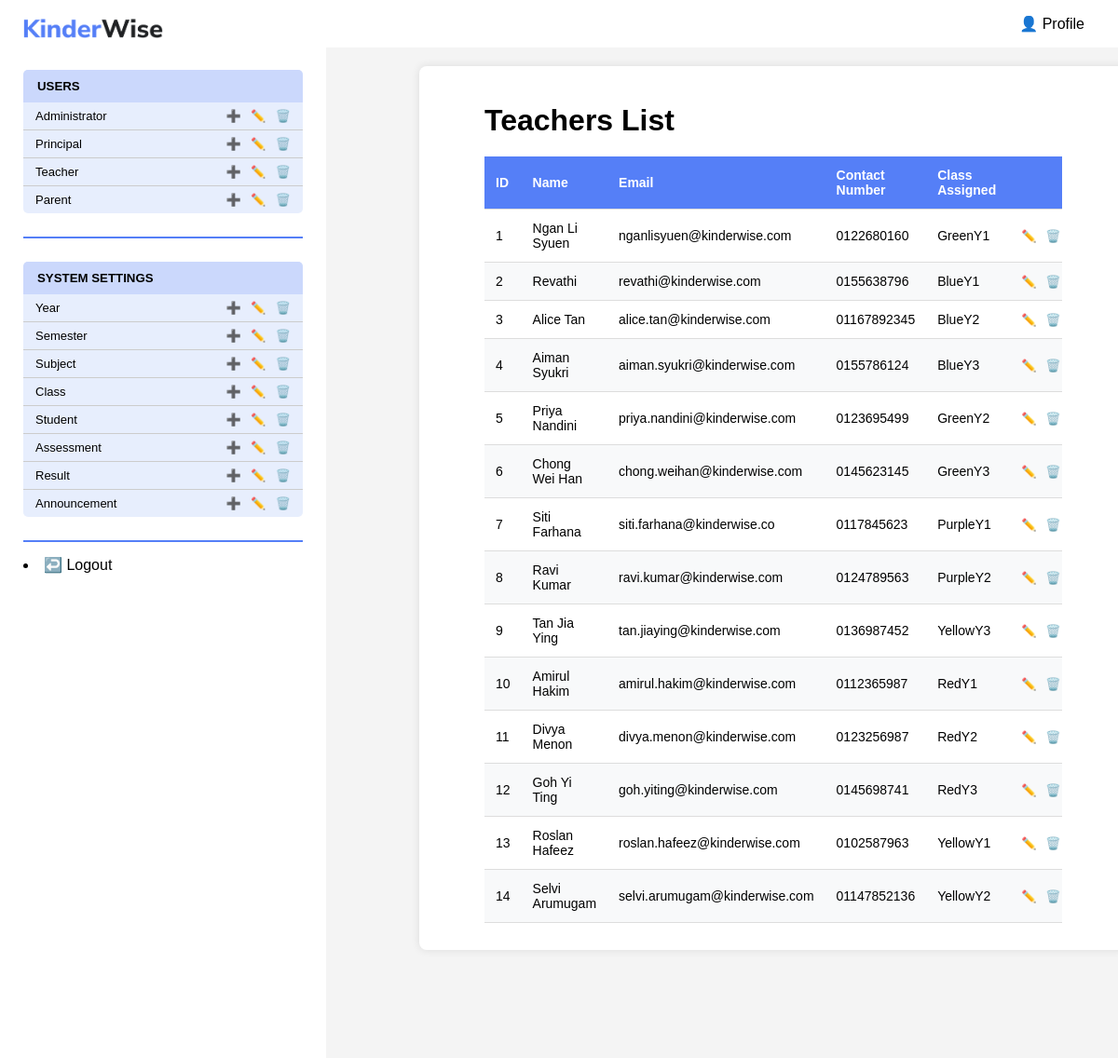
Before: /KinderWise/admin/viewUser.php?role=teacher with the older database file.
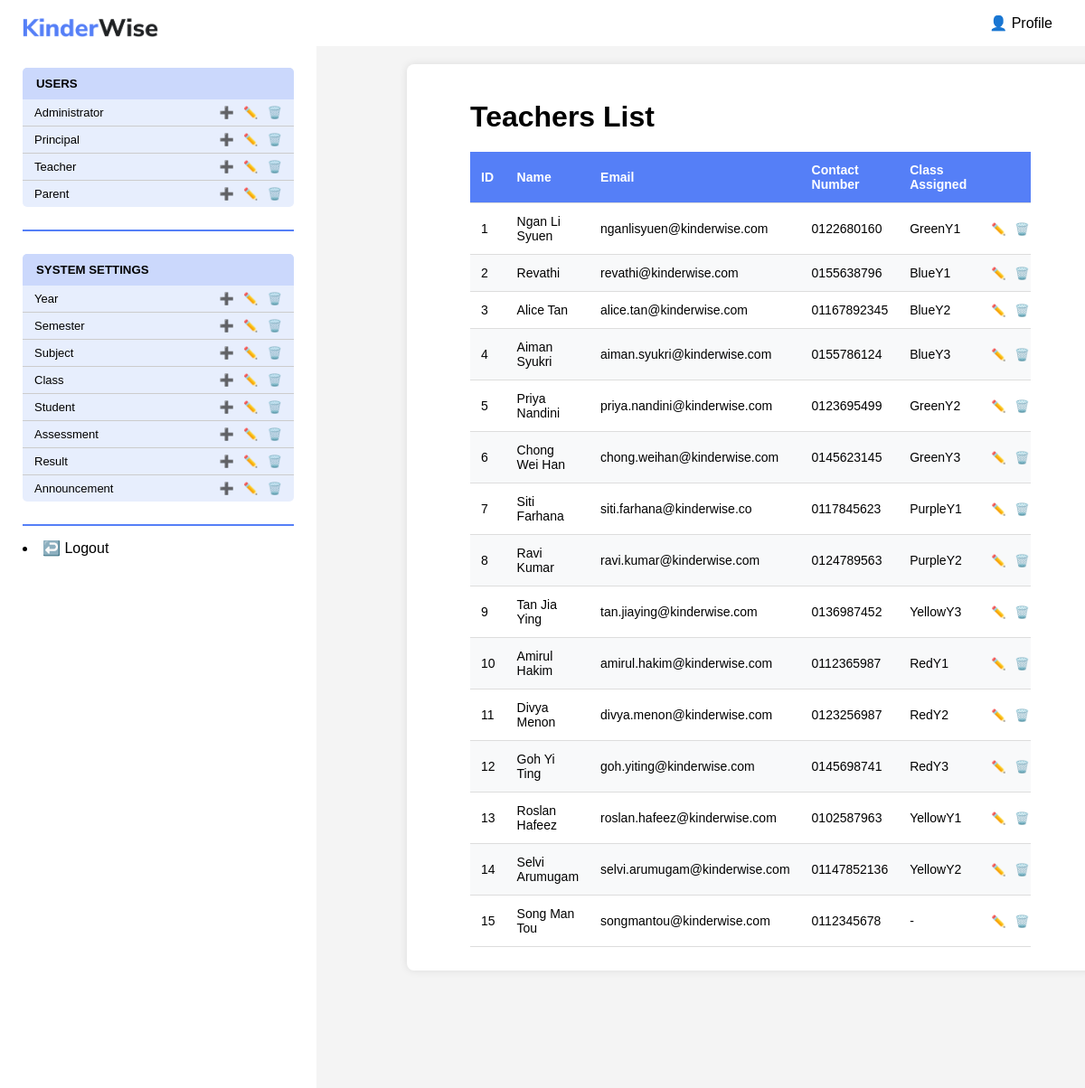
After: the same page with the newer database file.
### tables this page shows
CREATE TABLE `teacher` (
  `teacherID` int(11) NOT NULL,
  `name` varchar(50) DEFAULT NULL,
  `email` varchar(100) DEFAULT NULL,
  `contactNumber` varchar(11) DEFAULT NULL,
  `password` varchar(8) DEFAULT NULL,
  `classAssigned` varchar(20) DEFAULT NULL
);

### KinderWise/admin/viewUser.php (the view, shortened to what this page needs)
<?php
include("sidebar.php");
$role = $_GET['role'];
$sql = "SELECT * FROM $role ORDER BY " . $role . "ID";
$result = mysqli_query($conn, $sql);
?>
<!DOCTYPE html>
<html lang="en">
<head>
</head>
<body>
    <div class="view-container">
        <h1 class="view-title"><?php echo ucfirst($role); ?>s List</h1>
        <div class="view-table-container">
            <table class="view-table">
                <thead>
                    <tr class="view-tr">
                        <th class="view-th">ID</th>
                        <th class="view-th">Name</th>
                        <th class="view-th">Email</th>
                        <th class="view-th">Contact Number</th>
                        <?php if($role == 'teacher'): ?>
                            <th class="view-th">Class Assigned</th>
                        <?php endif; ?>
                        <th class="view-th"></th>
                    </tr>
                </thead>
                <tbody>
                    <?php
                    if(mysqli_num_rows($result) > 0):
                        while($row = mysqli_fetch_assoc($result)):
                    ?>
                        <tr class="view-tr">
                            <td class="view-td"><?php echo htmlspecialchars($row[$role.'ID']); ?></td>
                            <td class="view-td"><?php echo htmlspecialchars($row['name']); ?></td>
                            <td class="view-td"><?php echo htmlspecialchars($row['email']); ?></td>
                            <td class="view-td"><?php echo htmlspecialchars($row['contactNumber']); ?></td>
                            <?php if($role == 'teacher'): ?>
                                <td class="view-td"><?php echo htmlspecialchars($row['classAssigned'] ?? "-"); ?></td>
                            <?php endif; ?>
                            <td class="view-td view-actions">
                                <a href="editUser.php?role=<?php echo $role; ?>&ID=<?php echo $row[$role.'ID']; ?>">✏️</a>
                                <a href="deleteUser.php?role=<?php echo $role; ?>&ID=<?php echo $row[$role.'ID']; ?>"
                                   onclick="return confirm('Are you sure you want to delete this <?php echo $role; ?>?')">🗑️</a>
                            </td>
                        </tr>
                    <?php
                        endwhile;
                    endif; ?>
                </tbody>
            </table>
        </div>
    </div>
</body>
</html>

Changed rows visible on the page:
added teacher: teacherID "15", name "Song Man Tou", email "songmantou@kinderwise.com", contactNumber "0112345678", classAssigned "-"
